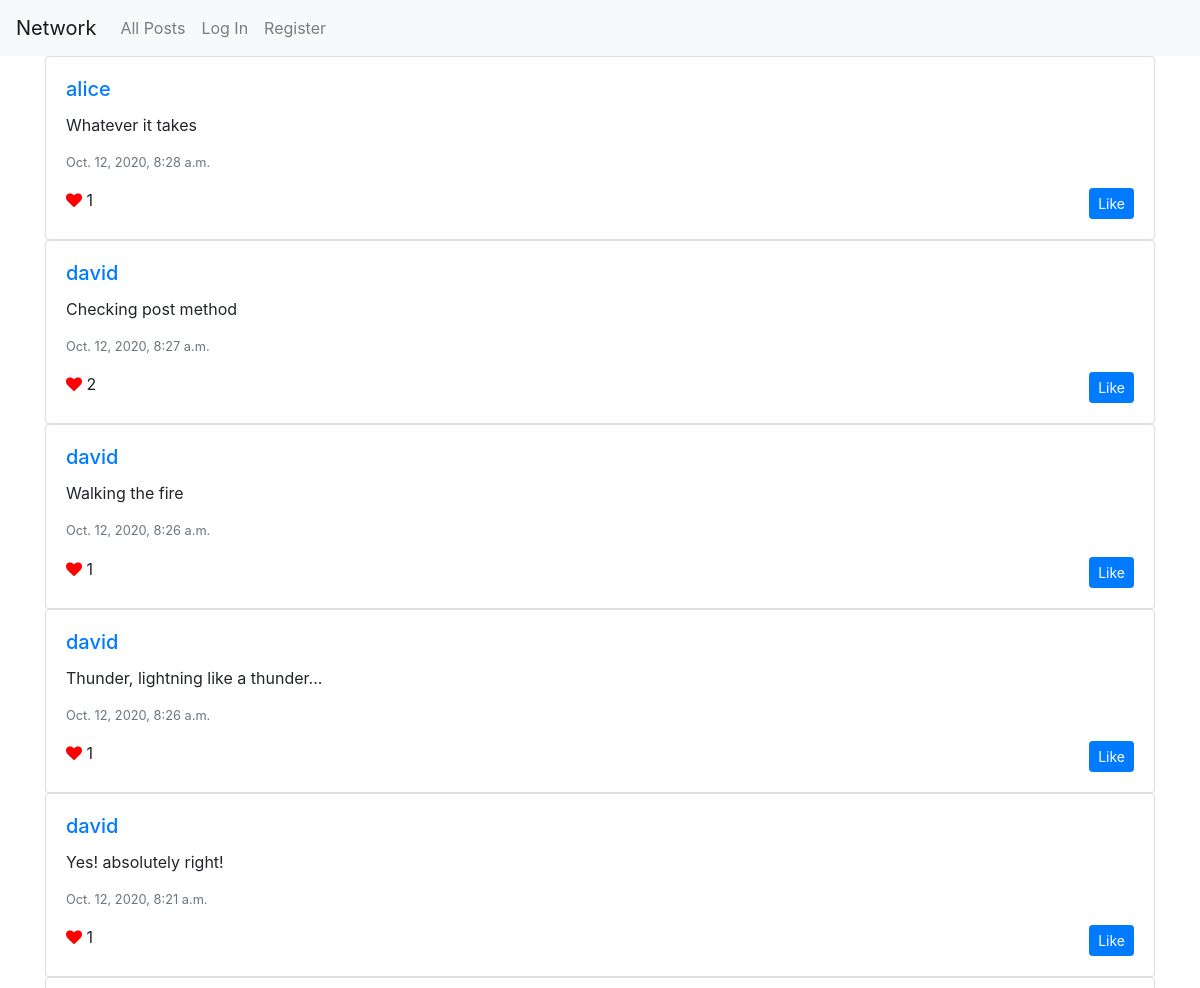
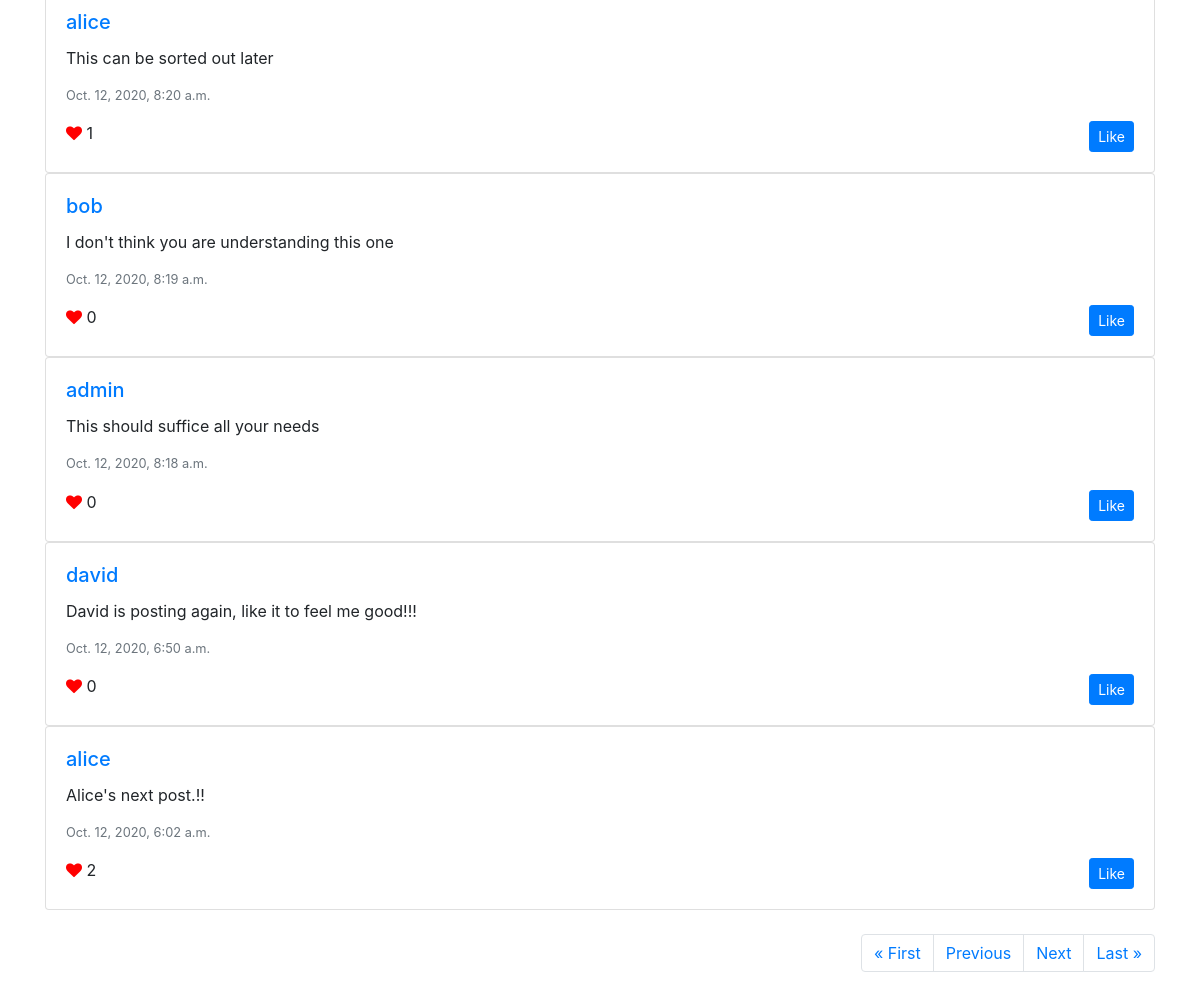
Screenshot of /?page=2 with the database file from the repository (2 pictures, top to bottom).
### network/models.py (models this page shows, shortened)
class Post(models.Model):
    post_creator=models.ForeignKey(User,on_delete=models.CASCADE)
    post_content=models.CharField(max_length=500)
    timestamp=models.DateTimeField(auto_now_add=True)

class User(AbstractUser):
    following=models.ManyToManyField("self",symmetrical=False,default=0)
    liked_post=models.ManyToManyField("Post",related_name="liked_by",default=None,symmetrical=False,blank=True)
    followers=models.ManyToManyField("self",default='',related_name="follow",blank=True,symmetrical=False)

### network/views.py (the view)
# urls.py: path("", views.index, name="index"),
def index(request):
    posts=Post.objects.all()
    posts=posts.order_by("-timestamp").all()
    for post in posts:
        post.likes=post.liked_by.all().count()
        post.save()
    paginator = Paginator(posts, 10)
    page_number = request.GET.get('page')
    page_obj = paginator.get_page(page_number)
    return render(request, "network/index.html",{"page_obj":page_obj})

### network/templates/network/index.html (shortened to what this page needs)
{% extends "network/layout.html" %}
{% load static %}
{% block body %}
<div class="container">
    {% for post in page_obj %}
    <div class="card">
  <div class="card-body">
    <a href ="{% url 'profile'  post.post_creator.username %}"><h5 class="card-title">{{post.post_creator.username}}</h5></a>
    <p class="card-text" id="content{{post.id}}">{{post.post_content}}</p>
    <p class="text-muted small">
      {{post.timestamp}}
    </p>
    <p class="card-text">
      <i class="fa fa-heart" style="color:red;"></i>
      <span id="pnum{{post.id}}">{{post.liked_by.all.count}}</span>
      <a class="btn btn-primary btn-sm" id="anch{{post.id}}" href="javascript: like({{post.id}})" style="float:right;">
          {% if request.user in post.liked_by.all%}
            Unlike
            {% else %}
            Like
            {% endif %}
      </a>
    </p>
  </div>
</div>
{% empty %}
<br>
<h6 style="text-align:center;">Nothing to display!</h6>
{% endfor %}
<br>
<nav aria-label="Page navigation">
   <ul class="pagination justify-content-end">
     {% if page_obj.has_previous %}
     <li class="page-item">
           <a class="page-link" href="?page=1">&laquo; First</a>
         </li>
         <li class="page-item"><a class="page-link" href="?page={{ page_obj.previous_page_number }}">Previous</a></li>
        {% endif %}
        {% if page_obj.has_next %}
         <li class="page-item"><a class="page-link" href="?page={{ page_obj.next_page_number }}">Next</a></li>
          <li class="page-item"><a class="page-link" href="?page={{ page_obj.paginator.num_pages }}">Last &raquo;</a></li>
        {% endif %}
      </ul>
    </nav>
</div>
{% endblock %}

### rows the page displays
Post: post_creator.username "alice", post_content "Whatever it takes", timestamp "Oct. 12, 2020, 8:28 a.m.", liked_by.all.count "1", shows "Like"
Post: post_creator.username "david", post_content "Checking post method", timestamp "Oct. 12, 2020, 8:27 a.m.", liked_by.all.count "2", shows "Like"
Post: post_creator.username "david", post_content "Walking the fire", timestamp "Oct. 12, 2020, 8:26 a.m.", liked_by.all.count "1", shows "Like"
Post: post_creator.username "david", post_content "Thunder, lightning like a thunder...", timestamp "Oct. 12, 2020, 8:26 a.m.", liked_by.all.count "1", shows "Like"
Post: post_creator.username "david", post_content "Yes! absolutely right!", timestamp "Oct. 12, 2020, 8:21 a.m.", liked_by.all.count "1", shows "Like"
Post: post_creator.username "alice", post_content "This can be sorted out later", timestamp "Oct. 12, 2020, 8:20 a.m.", liked_by.all.count "1", shows "Like"
Post: post_creator.username "bob", post_content "I don't think you are understanding this one", timestamp "Oct. 12, 2020, 8:19 a.m.", liked_by.all.count "0", shows "Like"
Post: post_creator.username "admin", post_content "This should suffice all your needs", timestamp "Oct. 12, 2020, 8:18 a.m.", liked_by.all.count "0", shows "Like"
Post: post_creator.username "david", post_content "David is posting again, like it to feel me good!!!", timestamp "Oct. 12, 2020, 6:50 a.m.", liked_by.all.count "0", shows "Like"
Post: post_creator.username "alice", post_content "Alice's next post.!!", timestamp "Oct. 12, 2020, 6:02 a.m.", liked_by.all.count "2", shows "Like"
